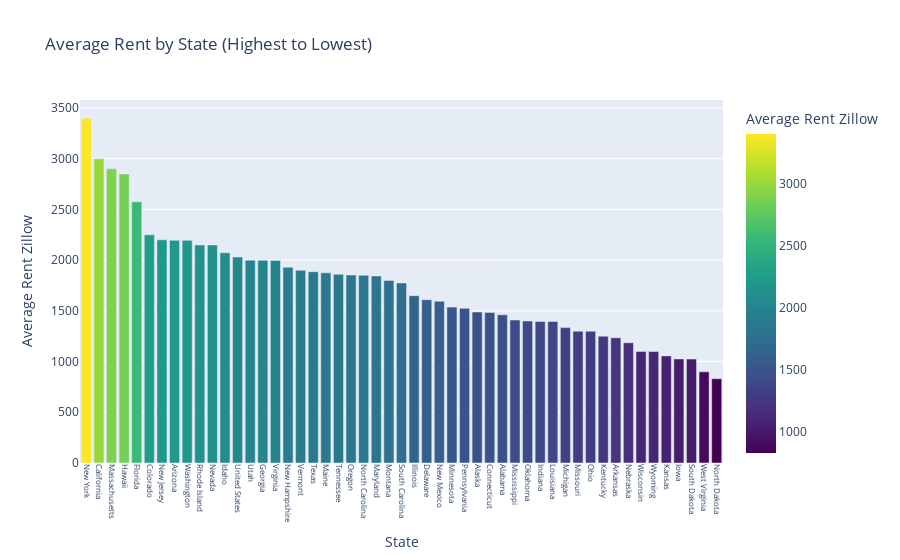

Notebook source saved alongside this figure:
### Markdown cell above
Visualization 1: Rent Ranking

### Code cell
usrent_sorted = usrent.sort_values(by='AverageRentZillow', ascending=False)

fig = px.bar(usrent_sorted, 
             x='state', 
             y='AverageRentZillow', 
             title='Average Rent by State (Highest to Lowest)', 
             labels={'state': 'State', 'AverageRentZillow': 'Average Rent Zillow'},
             color='AverageRentZillow',  
             color_continuous_scale='Viridis')


fig.update_xaxes(tickangle=90, tickfont=dict(size=8))

fig.show()

### Figure 1 — Plotly figure (JSON) as saved in the notebook; plotly's stock layout.template omitted (floating-point values rounded to 4 significant figures)
{"data": [{"alignmentgroup": "True", "hovertemplate": "State=%{x}<br>Average Rent Zillow=%{marker.color}<extra></extra>", "legendgroup": "", "marker": {"color": [3400, 3000, 2900, 2850, 2575, 2250, 2200, 2195, 2195, 2150, 2150, 2073, 2030.0, 2000, 1999, 1997, 1930, 1900, 1886, 1875, 1860, 1854, 1850, 1844, 1800, 1775, 1650, 1610, 1595, 1537, 1525, 1489, 1485, 1461, 1410, 1400, 1395, 1395, 1335, 1300, 1300, 1250, 1235, 1186, 1100, 1100, 1056, 1026, 1025, 899, 831], "coloraxis": "coloraxis", "pattern": {"shape": ""}}, "name": "", "offsetgroup": "", "orientation": "v", "showlegend": false, "textposition": "auto", "type": "bar", "x": ["New York", "California", "Massachusetts", "Hawaii", "Florida", "Colorado", "New Jersey", "Arizona", "Washington", "Rhode Island", "Nevada", "Idaho", "United States", "Utah", "Georgia", "Virginia", "New Hampshire", "Vermont", "Texas", "Maine", "Tennessee", "Oregon", "North Carolina", "Maryland", "Montana", "South Carolina", "Illinois", "Delaware", "New Mexico", "Minnesota", "Pennsylvania", "Alaska", "Connecticut", "Alabama", "Mississippi", "Oklahoma", "Indiana", "Louisiana", "Michigan", "Missouri", "Ohio", "Kentucky", "Arkansas", "Nebraska", "Wisconsin", "Wyoming", "Kansas", "Iowa", "South Dakota", "West Virginia", "North Dakota"], "xaxis": "x", "y": [3400, 3000, 2900, 2850, 2575, 2250, 2200, 2195, 2195, 2150, 2150, 2073, 2030.0, 2000, 1999, 1997, 1930, 1900, 1886, 1875, 1860, 1854, 1850, 1844, 1800, 1775, 1650, 1610, 1595, 1537, 1525, 1489, 1485, 1461, 1410, 1400, 1395, 1395, 1335, 1300, 1300, 1250, 1235, 1186, 1100, 1100, 1056, 1026, 1025, 899, 831], "yaxis": "y"}], "layout": {"barmode": "relative", "coloraxis": {"colorbar": {"title": {"text": "Average Rent Zillow"}}, "colorscale": [[0, "#440154"], [0.1111, "#482878"], [0.2222, "#3e4989"], [0.3333, "#31688e"], [0.4444, "#26828e"], [0.5556, "#1f9e89"], [0.6667, "#35b779"], [0.7778, "#6ece58"], [0.8889, "#b5de2b"], [1, "#fde725"]]}, "legend": {"tracegroupgap": 0}, "title": {"text": "Average Rent by State (Highest to Lowest)"}, "xaxis": {"anchor": "y", "domain": [0, 1], "tickangle": 90, "tickfont": {"size": 8}, "title": {"text": "State"}}, "yaxis": {"anchor": "x", "domain": [0, 1], "title": {"text": "Average Rent Zillow"}}}}
